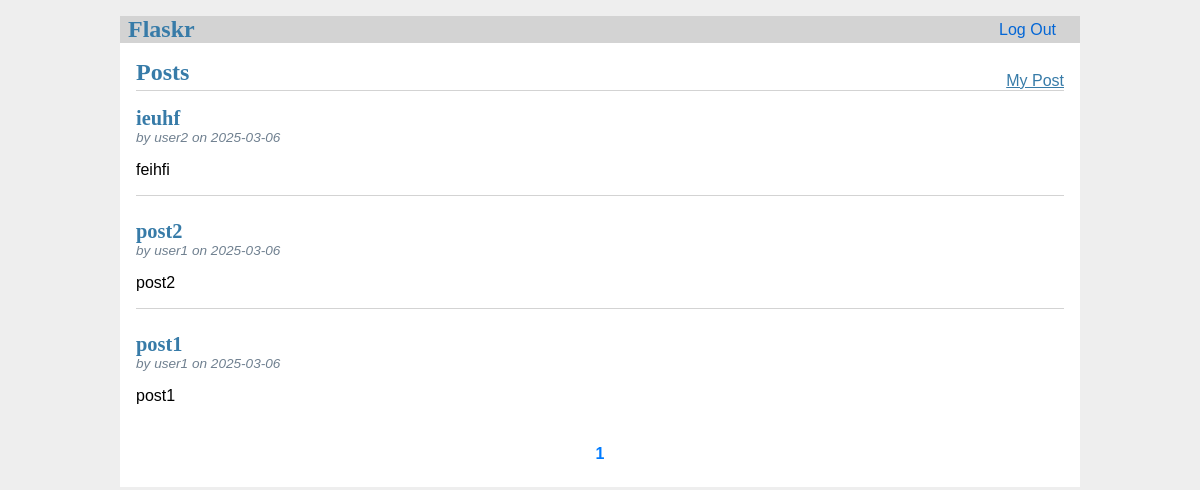
/ (signed in), run on an earlier commit of the app's database.
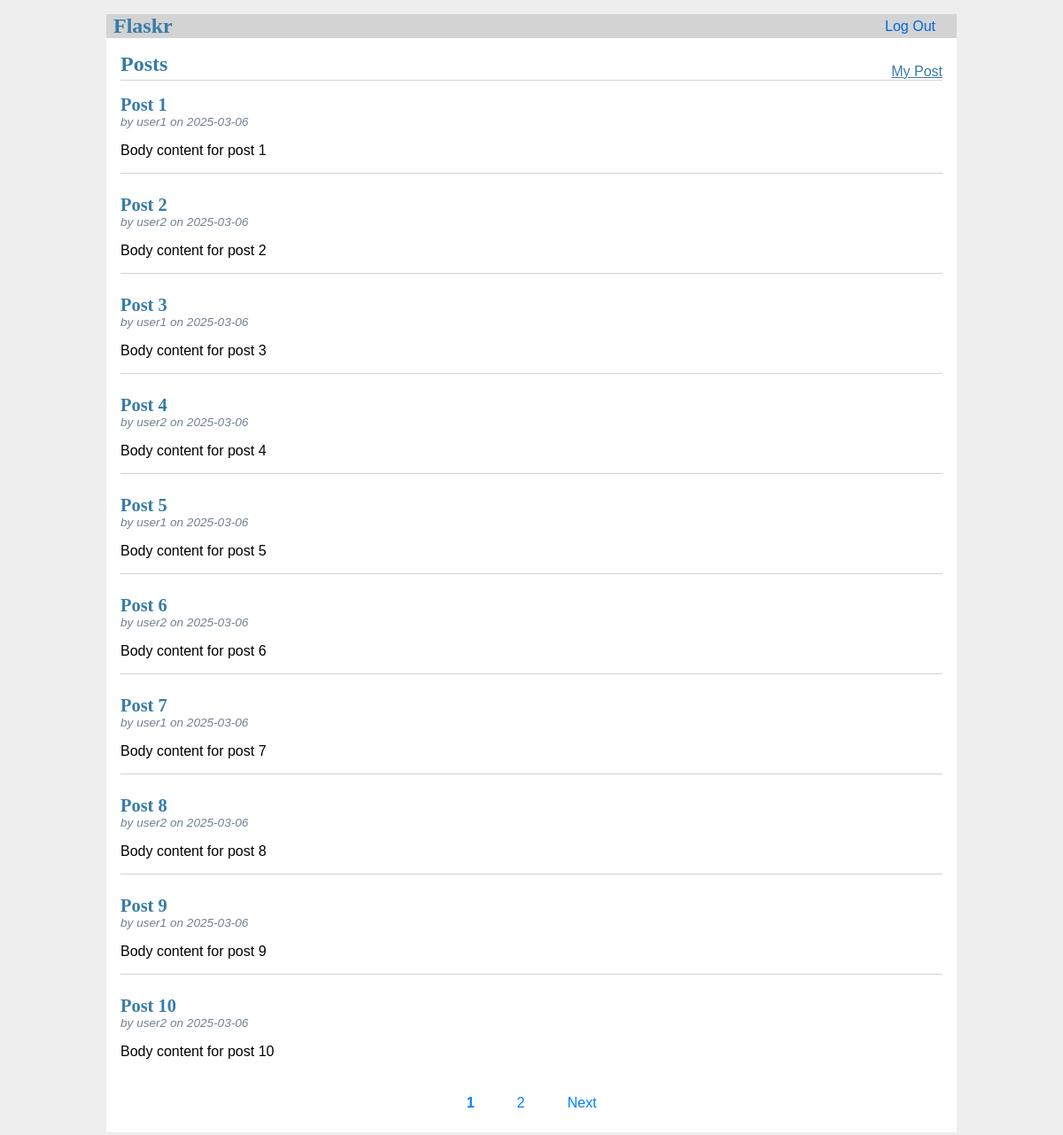
And on a later commit of the database.
### tables this page shows
CREATE TABLE post (
  id INTEGER PRIMARY KEY AUTOINCREMENT,
  author_id INTEGER NOT NULL,
  created TIMESTAMP NOT NULL DEFAULT CURRENT_TIMESTAMP,
  title TEXT NOT NULL,
  body TEXT NOT NULL,
  FOREIGN KEY (author_id) REFERENCES user (id)
);

CREATE TABLE user (
  id INTEGER PRIMARY KEY AUTOINCREMENT,
  username TEXT UNIQUE NOT NULL,
  password TEXT NOT NULL,
  is_admin BOOLEAN NOT NULL DEFAULT 0,
  is_blocked BOOLEAN NOT NULL DEFAULT 0
);

### flaskr/blog.py (the view)
@bp.route('/')
@login_required
def index():
    db = get_db()
    page = request.args.get('page', 1, type=int)  # Lấy trang hiện tại, mặc định là 1
    offset = (page - 1) * PER_PAGE
    posts = db.execute(
        'SELECT p.id, title, body, created, author_id, username'
        ' FROM post p JOIN user u ON p.author_id = u.id'
        ' ORDER BY created DESC '
        'LIMIT ? OFFSET ?',
        (PER_PAGE, offset)
    ).fetchall()
    total_posts = db.execute('SELECT COUNT(*) FROM post').fetchone()[0]
    total_pages = (total_posts + PER_PAGE - 1) // PER_PAGE  # Tính tổng số trang
    return render_template('blog/index.html', posts=posts, page=page, total_pages=total_pages)

### flaskr/auth.py (called while the page is built)
@bp.before_app_request
def load_logged_in_user():
    user_id = session.get('user_id')
    if user_id is None:
        g.user = None
    else:
        g.user = get_db().execute(
            'SELECT * FROM user WHERE id = ?', (user_id,)
        ).fetchone()

def login_required(view):
    @functools.wraps(view)
    def wrapped_view(**kwargs):
        if g.user is None:
            return redirect(url_for('auth.login'))
        return view(**kwargs)
    return wrapped_view

### flaskr/db.py (called while the page is built)
def get_db():
    if 'db' not in g:
        g.db = sqlite3.connect(
            current_app.config['DATABASE'],
            detect_types=sqlite3.PARSE_DECLTYPES
        )
        g.db.row_factory = sqlite3.Row
    return g.db

### flaskr/templates/blog/index.html (shortened to what this page needs)
{% extends 'base.html' %}
{% block header %}
  <h1>{% block title %}Posts{% endblock %}</h1>
  {% if g.user %}
    <div class="nav-right">
      <a href="{{ url_for('blog.my_posts') }}">My Post</a>
    </div>
  {% endif %}
{% endblock %}
{% block content %}
  {% for post in posts %}
    <article class="post">
      <header>
        <div>
          <h1>{{ post['title'] }}</h1>
          <div class="about">by {{ post['username'] }} on {{ post['created'].strftime('%Y-%m-%d') }}</div>
        </div>
      </header>
      <p class="body">{{ post['body'] }}</p>
    </article>
    {% if not loop.last %}
      <hr>
    {% endif %}
  {% endfor %}
  <div class="pagination">
    {% for p in range(1, total_pages + 1) %}
      <a href="{{ url_for('blog.index', page=p) }}" {% if p == page %}style="font-weight: bold;"{% endif %}>{{ p }}</a>
    {% endfor %}
    {% if page < total_pages %}
      <a href="{{ url_for('blog.index', page=page+1) }}">Next</a>
    {% endif %}
  </div>
{% endblock %}

### flaskr/templates/base.html (shortened to what this page needs)
<!doctype html>
<link rel="stylesheet" href="{{ url_for('static', filename='style.css') }}">
<nav>
  <h1>Flaskr</h1>
  <div class="nav-right">
    {% if g.user %}
      <a href="{{ url_for('auth.logout') }}" class="logout-link">Log Out</a>
    {% endif %}
  </div>
</nav>
<section class="content">
  <header>
    {% block header %}{% endblock %}
  </header>
  {% block content %}{% endblock %}
</section>

### flaskr/static/style.css (style rules this page uses)
h1 { font-family: serif; color: #377ba8; margin: 1rem 0; }
a { color: #377ba8; }
hr { border: none; border-top: 1px solid lightgray; }
nav { background: lightgray; display: flex; align-items: center; padding: 0 0.5rem; }
nav h1 { flex: auto; margin: 0; }
.content { padding: 0 1rem 1rem; }
.content > header { border-bottom: 1px solid lightgray; display: flex; align-items: flex-end; }
.content > header h1 { flex: auto; margin: 1rem 0 0.25rem 0; }
.post > header { display: flex; align-items: flex-end; font-size: 0.85em; }
.post > header > div:first-of-type { flex: auto; }
.post > header h1 { font-size: 1.5em; margin-bottom: 0; }
.post .about { color: slategray; font-style: italic; }
.post .body { white-space: pre-line; }
.content:last-child { margin-bottom: 0; }
.logout-link { text-decoration: none; color: #0366d6; padding: 0.5em 1em; }
.pagination { margin-top: 2em; display: flex; gap: 1em; justify-content: center; }
.pagination a { text-decoration: none; color: #007bff; padding: 0.5em 1em; }

### flaskr/templates/blog/index.html (style rules this page uses)
.nav-right { float: right }

What changed in the data, as far as the page shows it:
removed post: title "ieuhf", username "user2", created "2025-03-06", body "feihfi"
changed post: title "post1" → "Post 1"; body "post1" → "Body content for post 1"; moves up the list
changed post: title "post2" → "Post 2"; username "user1" → "user2"; body "post2" → "Body content for post 2"
added post: title "Post 3", username "user1", created "2025-03-06", body "Body content for post 3"
added post: title "Post 4", username "user2", created "2025-03-06", body "Body content for post 4"
added post: title "Post 5", username "user1", created "2025-03-06", body "Body content for post 5"
added post: title "Post 6", username "user2", created "2025-03-06", body "Body content for post 6"
added post: title "Post 7", username "user1", created "2025-03-06", body "Body content for post 7"
added post: title "Post 8", username "user2", created "2025-03-06", body "Body content for post 8"
added post: title "Post 9", username "user1", created "2025-03-06", body "Body content for post 9"
added post: title "Post 10", username "user2", created "2025-03-06", body "Body content for post 10"
Also different on the page:
new list line: "2"
text now shown: "Next"
